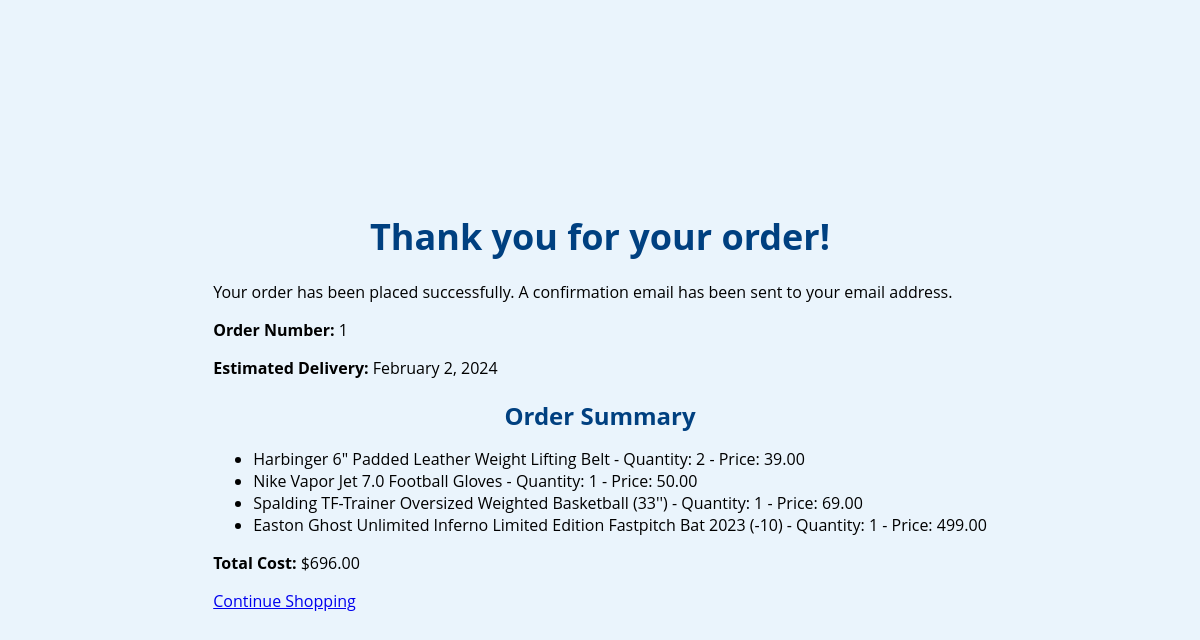
/order_confirmation/1/ (signed in), run on an earlier commit of the app's database.
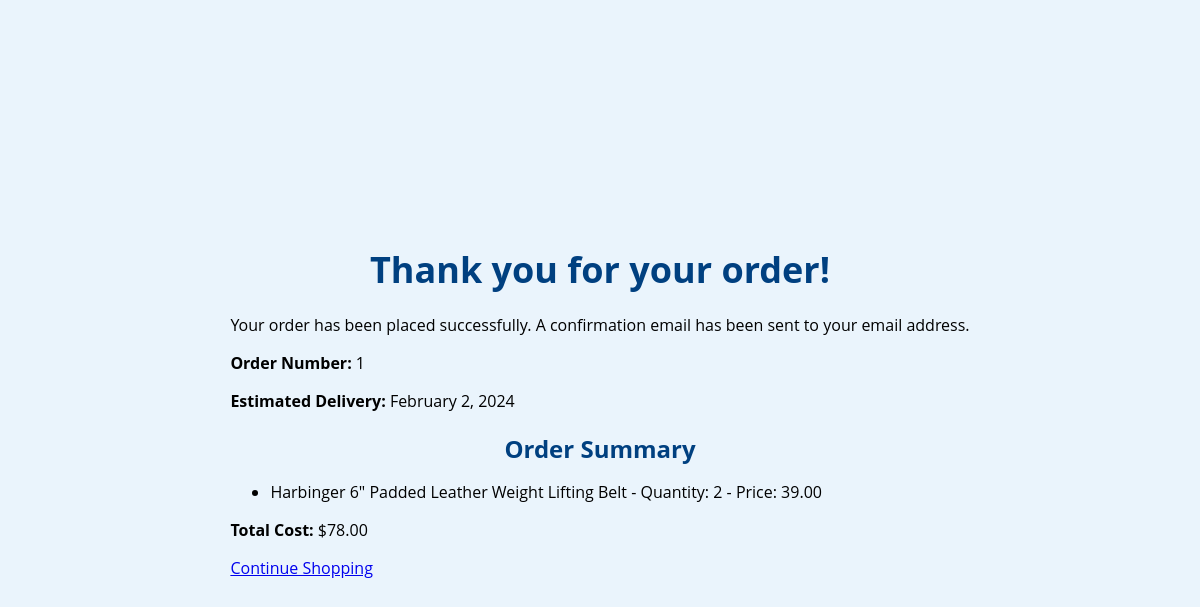
And on a later commit of the database.
### shop/models.py (models this page shows, shortened)
class OrderItem(models.Model):
    order = models.ForeignKey(Order, related_name='items', on_delete=models.CASCADE)
    equipment = models.ForeignKey(SportsEquipment, related_name='order_items', on_delete=models.CASCADE)
    quantity = models.PositiveIntegerField(default=1)
    price = models.DecimalField(max_digits=10, decimal_places=2)
    def get_cost(self):
        return self.price * self.quantity

class SportsEquipment(models.Model):
    name = models.CharField(max_length=100)
    equipment_type = models.CharField(max_length=100)
    brand = models.CharField(max_length=100)
    price = models.DecimalField(max_digits=10, decimal_places=2)
    description = models.TextField()
    image = models.ImageField(upload_to="images/")
    available = models.BooleanField(default=True)

### shop/views.py (the view)
# urls.py: path("order_confirmation/<int:order_id>/", views.order_confirmation, name="order_confirmation"),
@login_required
def order_confirmation(request, order_id):
    order = get_object_or_404(Order, id=order_id)
    cart_total = sum(item.get_cost() for item in order.items.all())
    cart_total = round(cart_total, 2)
    return render(request, 'order_confirmation.html', {'order': order,"cart_total": cart_total})

### shop/context_processors.py (called while the page is built)
def cart_processor(request):
    if request.user.is_authenticated:
        order, _ = Order.objects.get_or_create(user=request.user, ordered=False)
        return {'cart': order}
    return {}

### shop/templates/order_confirmation.html (shortened to what this page needs)
<!DOCTYPE html>
<html>
<head>
    {% load static %}
    <link href="{% static 'shop/style.css' %}" rel="stylesheet" >
</head>
<body>
    <div class="order-confirmation">
        <h1>Thank you for your order!</h1>
        <p>Your order has been placed successfully. A confirmation email has been sent to your email address.</p>
        <p><strong>Order Number:</strong> {{ order.id }}</p>
        <p><strong>Estimated Delivery:</strong> February 2, 2024</p>
        <h2>Order Summary</h2>
        <ul>
            {% for item in order.items.all %}
                <li>{{ item.equipment.name }} - Quantity: {{ item.quantity }} - Price: {{ item.price }}</li>
            {% empty %}
                <li>No items in order.</li>
            {% endfor %}
        </ul>
        <p><strong>Total Cost:</strong> ${{ cart_total }}</p>
        <a href="{% url 'home' %}">Continue Shopping</a>
    </div>
</body>
</html>

What changed in the data, as far as the page shows it:
removed OrderItem: equipment.name "Nike Vapor Jet 7.0 Football Gloves", quantity "1", price "50.00"
removed OrderItem: equipment.name "Spalding TF-Trainer Oversized Weighted Basketball (33'')", quantity "1", price "69.00"
removed OrderItem: equipment.name "Easton Ghost Unlimited Inferno Limited Edition Fastpitch Bat 2023 (-10)", quantity "1", price "499.00"
Also different on the page:
{{ cart_total }}: "696.00" → "78.00"
